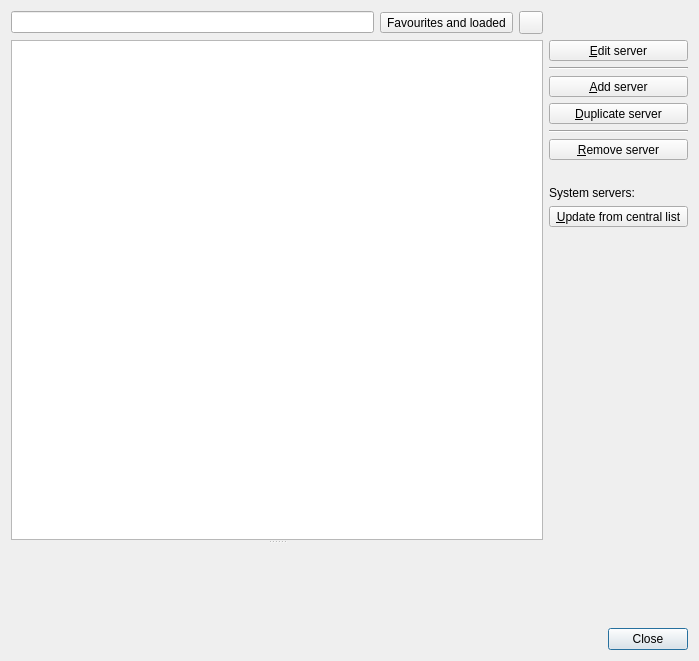
<?xml version="1.0" encoding="UTF-8"?>
<ui version="4.0">
 <class>ServerListDialog</class>
 <widget class="QDialog" name="ServerListDialog">
  <property name="geometry">
   <rect>
    <x>0</x>
    <y>0</y>
    <width>699</width>
    <height>661</height>
   </rect>
  </property>
  <property name="windowTitle">
   <string>Manage servers</string>
  </property>
  <layout class="QVBoxLayout" name="verticalLayout_2">
   <item>
    <layout class="QGridLayout" name="gridLayout">
     <item row="0" column="0">
      <layout class="QHBoxLayout" name="horizontalLayout_2">
       <item>
        <widget class="QLineEdit" name="filterLe_"/>
       </item>
       <item>
        <widget class="QToolButton" name="filterFavTb_">
         <property name="toolTip">
          <string>Show favourite and loaded servers only</string>
         </property>
         <property name="statusTip">
          <string>Show favourite servers only</string>
         </property>
         <property name="text">
          <string>Favourites and loaded</string>
         </property>
         <property name="icon">
          <iconset resource="viewer.qrc">
           <normaloff>:/viewer/favourite.svg</normaloff>:/viewer/favourite.svg</iconset>
         </property>
         <property name="checkable">
          <bool>true</bool>
         </property>
         <property name="toolButtonStyle">
          <enum>Qt::ToolButtonTextBesideIcon</enum>
         </property>
        </widget>
       </item>
       <item>
        <widget class="QToolButton" name="sysSyncLogTb">
         <property name="sizePolicy">
          <sizepolicy hsizetype="Preferred" vsizetype="Fixed">
           <horstretch>0</horstretch>
           <verstretch>0</verstretch>
          </sizepolicy>
         </property>
         <property name="toolTip">
          <string>Show change log for &lt;b&gt;system servers&lt;/b&gt;</string>
         </property>
         <property name="text">
          <string/>
         </property>
         <property name="icon">
          <iconset resource="viewer.qrc">
           <normaloff>:/viewer/info.svg</normaloff>:/viewer/info.svg</iconset>
         </property>
         <property name="checkable">
          <bool>true</bool>
         </property>
         <property name="toolButtonStyle">
          <enum>Qt::ToolButtonIconOnly</enum>
         </property>
         <property name="autoRaise">
          <bool>false</bool>
         </property>
        </widget>
       </item>
      </layout>
     </item>
     <item row="1" column="1">
      <layout class="QVBoxLayout" name="verticalLayout">
       <item>
        <widget class="QToolButton" name="editTb">
         <property name="sizePolicy">
          <sizepolicy hsizetype="Preferred" vsizetype="Fixed">
           <horstretch>0</horstretch>
           <verstretch>0</verstretch>
          </sizepolicy>
         </property>
         <property name="text">
          <string>&amp;Edit server</string>
         </property>
         <property name="toolButtonStyle">
          <enum>Qt::ToolButtonTextBesideIcon</enum>
         </property>
         <property name="autoRaise">
          <bool>false</bool>
         </property>
        </widget>
       </item>
       <item>
        <widget class="Line" name="line_2">
         <property name="orientation">
          <enum>Qt::Horizontal</enum>
         </property>
        </widget>
       </item>
       <item>
        <widget class="QToolButton" name="addTb">
         <property name="sizePolicy">
          <sizepolicy hsizetype="Preferred" vsizetype="Fixed">
           <horstretch>0</horstretch>
           <verstretch>0</verstretch>
          </sizepolicy>
         </property>
         <property name="text">
          <string>&amp;Add server</string>
         </property>
         <property name="toolButtonStyle">
          <enum>Qt::ToolButtonTextBesideIcon</enum>
         </property>
         <property name="autoRaise">
          <bool>false</bool>
         </property>
        </widget>
       </item>
       <item>
        <widget class="QToolButton" name="duplicateTb">
         <property name="sizePolicy">
          <sizepolicy hsizetype="Preferred" vsizetype="Fixed">
           <horstretch>0</horstretch>
           <verstretch>0</verstretch>
          </sizepolicy>
         </property>
         <property name="text">
          <string>&amp;Duplicate server</string>
         </property>
        </widget>
       </item>
       <item>
        <widget class="Line" name="line">
         <property name="orientation">
          <enum>Qt::Horizontal</enum>
         </property>
        </widget>
       </item>
       <item>
        <widget class="QToolButton" name="deleteTb">
         <property name="sizePolicy">
          <sizepolicy hsizetype="Preferred" vsizetype="Fixed">
           <horstretch>0</horstretch>
           <verstretch>0</verstretch>
          </sizepolicy>
         </property>
         <property name="text">
          <string>&amp;Remove server</string>
         </property>
         <property name="toolButtonStyle">
          <enum>Qt::ToolButtonTextBesideIcon</enum>
         </property>
         <property name="autoRaise">
          <bool>false</bool>
         </property>
        </widget>
       </item>
       <item>
        <spacer name="verticalSpacer_2">
         <property name="orientation">
          <enum>Qt::Vertical</enum>
         </property>
         <property name="sizeType">
          <enum>QSizePolicy::Preferred</enum>
         </property>
         <property name="sizeHint" stdset="0">
          <size>
           <width>20</width>
           <height>20</height>
          </size>
         </property>
        </spacer>
       </item>
       <item>
        <widget class="QLabel" name="systemListLabel">
         <property name="text">
          <string>System servers:</string>
         </property>
        </widget>
       </item>
       <item>
        <widget class="QToolButton" name="sysSyncTb">
         <property name="sizePolicy">
          <sizepolicy hsizetype="Preferred" vsizetype="Fixed">
           <horstretch>0</horstretch>
           <verstretch>0</verstretch>
          </sizepolicy>
         </property>
         <property name="text">
          <string>&amp;Update from central list</string>
         </property>
        </widget>
       </item>
       <item>
        <spacer name="verticalSpacer">
         <property name="orientation">
          <enum>Qt::Vertical</enum>
         </property>
         <property name="sizeHint" stdset="0">
          <size>
           <width>20</width>
           <height>40</height>
          </size>
         </property>
        </spacer>
       </item>
      </layout>
     </item>
     <item row="1" column="0">
      <widget class="QWidget" name="widget" native="true">
       <layout class="QVBoxLayout" name="verticalLayout_3">
        <property name="spacing">
         <number>0</number>
        </property>
        <property name="leftMargin">
         <number>0</number>
        </property>
        <property name="topMargin">
         <number>0</number>
        </property>
        <property name="rightMargin">
         <number>0</number>
        </property>
        <property name="bottomMargin">
         <number>0</number>
        </property>
        <item>
         <widget class="QSplitter" name="splitter_">
          <property name="orientation">
           <enum>Qt::Vertical</enum>
          </property>
          <widget class="QTreeView" name="serverView">
           <property name="contextMenuPolicy">
            <enum>Qt::ActionsContextMenu</enum>
           </property>
          </widget>
          <widget class="ServerListSyncWidget" name="sysSyncLogW_" native="true"/>
         </widget>
        </item>
       </layout>
      </widget>
     </item>
    </layout>
   </item>
   <item>
    <widget class="QDialogButtonBox" name="buttonBox">
     <property name="orientation">
      <enum>Qt::Horizontal</enum>
     </property>
     <property name="standardButtons">
      <set>QDialogButtonBox::Close</set>
     </property>
    </widget>
   </item>
  </layout>
  <action name="actionAdd">
   <property name="icon">
    <iconset resource="viewer.qrc">
     <normaloff>:/viewer/images/add.svg</normaloff>:/viewer/images/add.svg</iconset>
   </property>
   <property name="text">
    <string>&amp;Add server</string>
   </property>
   <property name="toolTip">
    <string>Add server</string>
   </property>
   <property name="shortcut">
    <string>Ctrl+N</string>
   </property>
  </action>
  <action name="actionDelete">
   <property name="icon">
    <iconset resource="viewer.qrc">
     <normaloff>:/viewer/close.svg</normaloff>:/viewer/close.svg</iconset>
   </property>
   <property name="text">
    <string>&amp;Remove server</string>
   </property>
   <property name="toolTip">
    <string>Delete server</string>
   </property>
   <property name="shortcut">
    <string>Del</string>
   </property>
  </action>
  <action name="actionEdit">
   <property name="icon">
    <iconset resource="viewer.qrc">
     <normaloff>:/viewer/images/configure.svg</normaloff>:/viewer/images/configure.svg</iconset>
   </property>
   <property name="text">
    <string>&amp;Edit server </string>
   </property>
   <property name="toolTip">
    <string>Edit server properties</string>
   </property>
   <property name="shortcut">
    <string>Ctrl+E</string>
   </property>
  </action>
  <action name="actionRescan">
   <property name="icon">
    <iconset>
     <normaloff>:/viewer/images/reload.svg</normaloff>:/viewer/images/reload.svg</iconset>
   </property>
   <property name="text">
    <string>Rescan</string>
   </property>
   <property name="toolTip">
    <string>Rescan network for servers</string>
   </property>
  </action>
  <action name="actionDuplicate">
   <property name="text">
    <string>Du&amp;plicate server</string>
   </property>
   <property name="toolTip">
    <string>Duplicate server</string>
   </property>
   <property name="shortcut">
    <string>Ctrl+D</string>
   </property>
  </action>
  <action name="actionFavourite">
   <property name="checkable">
    <bool>true</bool>
   </property>
   <property name="icon">
    <iconset resource="viewer.qrc">
     <normaloff>:/viewer/favourite.svg</normaloff>:/viewer/favourite.svg</iconset>
   </property>
   <property name="text">
    <string>Set as &amp;favourite</string>
   </property>
   <property name="shortcut">
    <string>Ctrl+B</string>
   </property>
  </action>
  <zorder>buttonBox</zorder>
 </widget>
 <customwidgets>
  <customwidget>
   <class>ServerListSyncWidget</class>
   <extends>QWidget</extends>
   <header>ServerListSyncWidget.hpp</header>
   <container>1</container>
  </customwidget>
 </customwidgets>
 <resources>
  <include location="viewer.qrc"/>
 </resources>
 <connections>
  <connection>
   <sender>buttonBox</sender>
   <signal>accepted()</signal>
   <receiver>ServerListDialog</receiver>
   <slot>accept()</slot>
   <hints>
    <hint type="sourcelabel">
     <x>248</x>
     <y>254</y>
    </hint>
    <hint type="destinationlabel">
     <x>157</x>
     <y>274</y>
    </hint>
   </hints>
  </connection>
  <connection>
   <sender>buttonBox</sender>
   <signal>rejected()</signal>
   <receiver>ServerListDialog</receiver>
   <slot>reject()</slot>
   <hints>
    <hint type="sourcelabel">
     <x>316</x>
     <y>260</y>
    </hint>
    <hint type="destinationlabel">
     <x>286</x>
     <y>274</y>
    </hint>
   </hints>
  </connection>
 </connections>
</ui>
